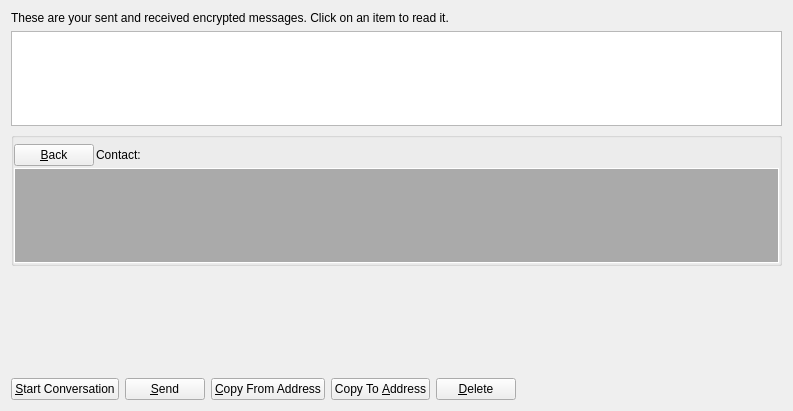
<?xml version="1.0" encoding="UTF-8"?>
<ui version="4.0">
 <class>MessagePage</class>
 <widget class="QWidget" name="MessagePage">
  <property name="geometry">
   <rect>
    <x>0</x>
    <y>0</y>
    <width>793</width>
    <height>411</height>
   </rect>
  </property>
  <property name="windowTitle">
   <string>Address Book</string>
  </property>
  <property name="styleSheet">
   <string notr="true"/>
  </property>
  <layout class="QVBoxLayout" name="verticalLayout_2">
   <item>
    <widget class="QLabel" name="labelExplanation">
     <property name="text">
      <string>These are your sent and received encrypted messages. Click on an item to read it.</string>
     </property>
     <property name="textFormat">
      <enum>Qt::PlainText</enum>
     </property>
     <property name="wordWrap">
      <bool>true</bool>
     </property>
    </widget>
   </item>
   <item>
    <widget class="QTableView" name="tableView">
     <property name="contextMenuPolicy">
      <enum>Qt::CustomContextMenu</enum>
     </property>
     <property name="toolTip">
      <string>Click on a message to view it</string>
     </property>
     <property name="tabKeyNavigation">
      <bool>false</bool>
     </property>
     <property name="alternatingRowColors">
      <bool>true</bool>
     </property>
     <property name="selectionMode">
      <enum>QAbstractItemView::SingleSelection</enum>
     </property>
     <property name="selectionBehavior">
      <enum>QAbstractItemView::SelectRows</enum>
     </property>
     <property name="sortingEnabled">
      <bool>true</bool>
     </property>
     <attribute name="verticalHeaderVisible">
      <bool>false</bool>
     </attribute>
    </widget>
   </item>
   <item>
    <layout class="QVBoxLayout" name="verticalLayout">
     <item>
      <widget class="QGroupBox" name="messageDetails">
       <property name="title">
        <string/>
       </property>
       <layout class="QVBoxLayout" name="verticalLayout_4">
        <property name="spacing">
         <number>2</number>
        </property>
        <property name="leftMargin">
         <number>0</number>
        </property>
        <property name="topMargin">
         <number>6</number>
        </property>
        <property name="rightMargin">
         <number>0</number>
        </property>
        <property name="bottomMargin">
         <number>0</number>
        </property>
        <item>
         <layout class="QHBoxLayout" name="horizontalLayout_3">
          <item>
           <widget class="QPushButton" name="backButton">
            <property name="text">
             <string>&amp;Back</string>
            </property>
            <property name="icon">
             <iconset resource="../bitcoin.qrc">
              <normaloff>:/icons/quit</normaloff>:/icons/quit</iconset>
            </property>
           </widget>
          </item>
          <item>
           <widget class="QLabel" name="labelContact">
            <property name="text">
             <string>Contact:</string>
            </property>
           </widget>
          </item>
          <item>
           <widget class="QLabel" name="contactLabel">
            <property name="text">
             <string/>
            </property>
           </widget>
          </item>
          <item>
           <spacer name="horizontalSpacer_3">
            <property name="orientation">
             <enum>Qt::Horizontal</enum>
            </property>
            <property name="sizeHint" stdset="0">
             <size>
              <width>40</width>
              <height>20</height>
             </size>
            </property>
           </spacer>
          </item>
         </layout>
        </item>
        <item>
         <widget class="QListView" name="listConversation">
          <property name="styleSheet">
           <string notr="true">QListView {
	background: #aaaaaa;
	color: white;
	border-style: none;
	selection-background-color: #ffffff;
    alternate-background-color: #aaaaaa;
	selection-color: #e86941;
	border: 1px solid white;
}</string>
          </property>
         </widget>
        </item>
        <item>
         <layout class="QVBoxLayout" name="verticalLayout_3"/>
        </item>
       </layout>
      </widget>
     </item>
     <item>
      <widget class="MRichTextEdit" name="messageEdit" native="true">
       <property name="minimumSize">
        <size>
         <width>0</width>
         <height>100</height>
        </size>
       </property>
      </widget>
     </item>
     <item>
      <layout class="QHBoxLayout" name="horizontalLayout">
       <item>
        <widget class="QPushButton" name="newButton">
         <property name="text">
          <string>&amp;Start Conversation</string>
         </property>
         <property name="icon">
          <iconset resource="../bitcoin.qrc">
           <normaloff>:/icons/add</normaloff>:/icons/add</iconset>
         </property>
        </widget>
       </item>
       <item>
        <widget class="QPushButton" name="sendButton">
         <property name="toolTip">
          <string>Sign a message to prove you own a PRiV address</string>
         </property>
         <property name="text">
          <string>&amp;Send</string>
         </property>
         <property name="icon">
          <iconset resource="../bitcoin.qrc">
           <normaloff>:/icons/send</normaloff>:/icons/send</iconset>
         </property>
        </widget>
       </item>
       <item>
        <widget class="QPushButton" name="copyFromAddressButton">
         <property name="toolTip">
          <string>Copy the currently selected address to the system clipboard</string>
         </property>
         <property name="text">
          <string>&amp;Copy From Address</string>
         </property>
         <property name="icon">
          <iconset resource="../bitcoin.qrc">
           <normaloff>:/icons/editcopy</normaloff>:/icons/editcopy</iconset>
         </property>
        </widget>
       </item>
       <item>
        <widget class="QPushButton" name="copyToAddressButton">
         <property name="toolTip">
          <string>Copy the currently selected address to the system clipboard</string>
         </property>
         <property name="text">
          <string>Copy To &amp;Address</string>
         </property>
         <property name="icon">
          <iconset resource="../bitcoin.qrc">
           <normaloff>:/icons/editcopy</normaloff>:/icons/editcopy</iconset>
         </property>
        </widget>
       </item>
       <item>
        <widget class="QPushButton" name="deleteButton">
         <property name="toolTip">
          <string>Delete the currently selected address from the list</string>
         </property>
         <property name="text">
          <string>&amp;Delete</string>
         </property>
         <property name="icon">
          <iconset resource="../bitcoin.qrc">
           <normaloff>:/icons/remove</normaloff>:/icons/remove</iconset>
         </property>
        </widget>
       </item>
       <item>
        <spacer name="horizontalSpacer">
         <property name="orientation">
          <enum>Qt::Horizontal</enum>
         </property>
         <property name="sizeHint" stdset="0">
          <size>
           <width>40</width>
           <height>20</height>
          </size>
         </property>
        </spacer>
       </item>
      </layout>
     </item>
    </layout>
   </item>
  </layout>
 </widget>
 <customwidgets>
  <customwidget>
   <class>MRichTextEdit</class>
   <extends>QWidget</extends>
   <header>mrichtextedit.h</header>
   <container>1</container>
  </customwidget>
 </customwidgets>
 <resources>
  <include location="../bitcoin.qrc"/>
 </resources>
 <connections/>
</ui>
